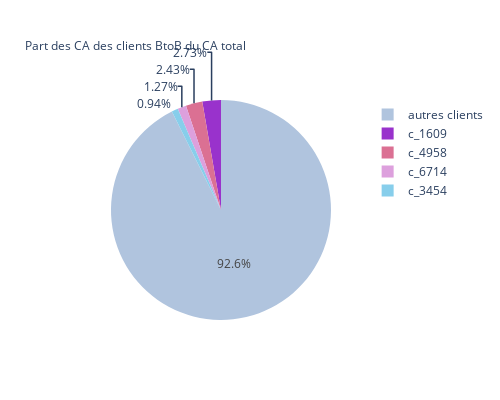

Notebook code cell kept with this figure:
### Code cell
go.Figure(data=go.Pie(labels= ['c_1609', 'c_4958', 'c_6714', 'c_3454', 'autres clients'], 
        values= [2.73, 2.43, 1.27, 0.94, 92.63]),
layout_title_text="Part des CA des clients BtoB du CA total").update_layout(
        title_font_size=12,
        width=500,
        height=400).update_traces(
                marker=dict(colors=['darkorchid', 'palevioletred', 'plum', 'skyblue', 'lightsteelblue']))

### Figure 1 — Plotly figure (JSON) as saved in the notebook; plotly's stock layout.template omitted (floating-point values rounded to 4 significant figures)
{"data": [{"labels": ["c_1609", "c_4958", "c_6714", "c_3454", "autres clients"], "marker": {"colors": ["darkorchid", "palevioletred", "plum", "skyblue", "lightsteelblue"]}, "type": "pie", "values": [2.73, 2.43, 1.27, 0.94, 92.63]}], "layout": {"height": 400, "title": {"font": {"size": 12}, "text": "Part des CA des clients BtoB du CA total"}, "width": 500}}
